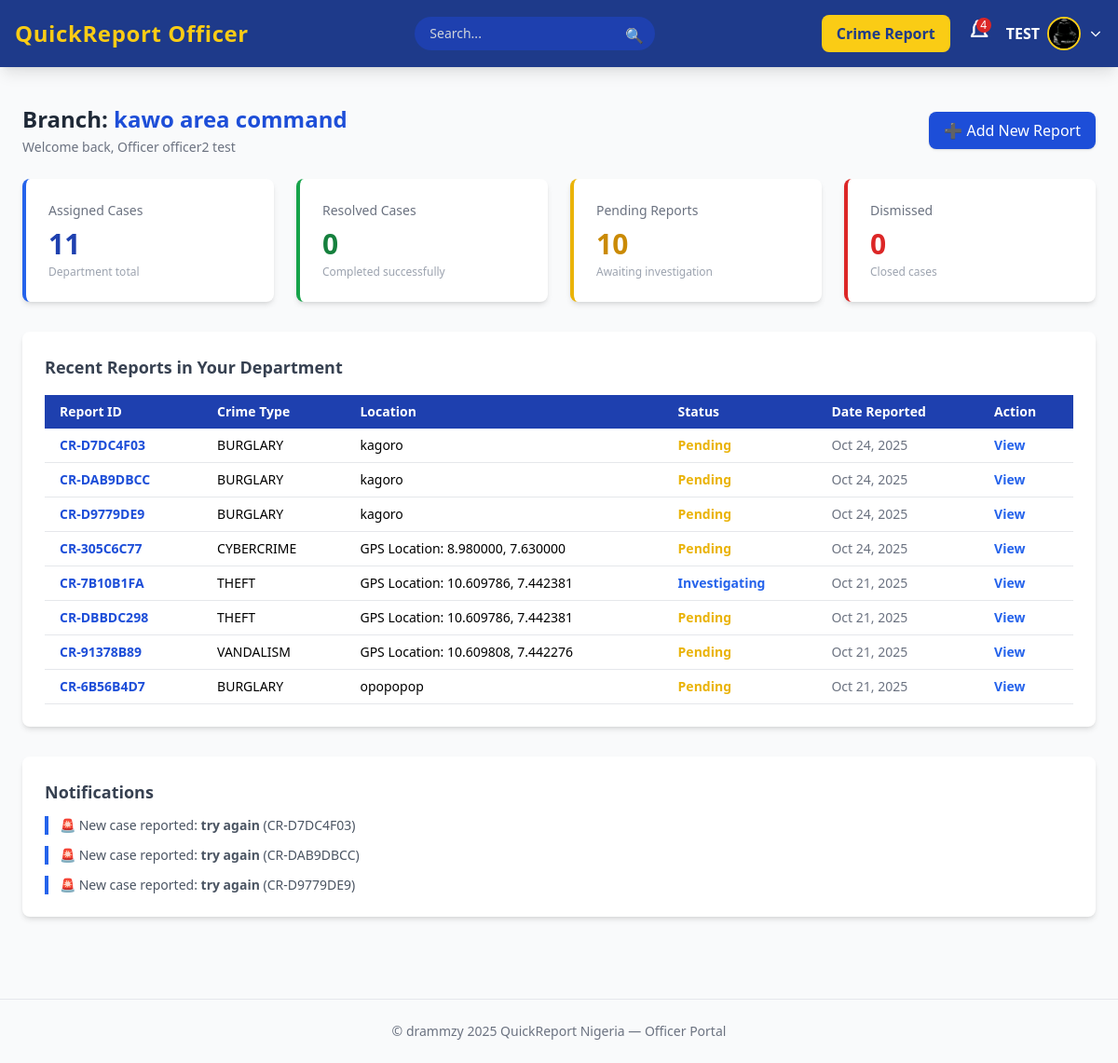
Screenshot of /officer-board/ (signed in) with the database file from the repository.
### crime_app/models.py (models this page shows, shortened)
class User(AbstractUser):
    ROLE_CHOICES = (
        ('admin', 'Super Admin'),
        ('officer', 'Officer'),
        ('citizen', 'Citizen'),
    )
    role = models.CharField(max_length=20, choices=ROLE_CHOICES, default='citizen')
    phone = models.CharField(max_length=20, blank=True, null=True)
    address = models.TextField(blank=True, null=True)
    is_active = models.BooleanField(default=True)

class Officer(models.Model):
    RANK_CHOICES = [
        ('ASP', 'Assistant Superintendent of Police'),
        ('DSP', 'Deputy Superintendent of Police'),
        ('SP', 'Superintendent of Police'),
        ('CSP', 'Chief Superintendent of Police'),
        ('ACP', 'Assistant Commissioner of Police'),
        ('DCP', 'Deputy Commissioner of Police'),
        ('CP', 'Commissioner of Police'),
    ]
    user = models.OneToOneField(User, on_delete=models.CASCADE)
    rank = models.CharField(max_length=50, choices=RANK_CHOICES)
    badge_number = models.CharField(max_length=30, unique=True)
    department = models.ForeignKey('Department', on_delete=models.SET_NULL, null=True, blank=True, related_name='officers')
    profile_picture = models.ImageField(upload_to='officers/', blank=True, null=True)
    on_duty = models.BooleanField(default=True)

class Department(models.Model):
    name = models.CharField(max_length=100, unique=True)
    location = models.CharField(max_length=150)
    contact_number = models.CharField(max_length=20, blank=True, null=True)
    established_date = models.DateField(blank=True, null=True)
    is_active = models.BooleanField(default=True)

class CrimeReport(models.Model):
    STATUS_CHOICES = (
        ('Pending', 'Pending'),
        ('Investigating', 'Investigating'),
        ('Resolved', 'Resolved'),
        ('Dismissed', 'Dismissed')
    )
    PRIORITY_CHOICES = (
        ('Low', 'Low'),
        ('Medium', 'Medium'),
        ('High', 'High'),
        ('Emergency', 'Emergency')
    )
    INCIDENT_TYPES = [
        ('CR-TEMP', 'CR-TEMP'),
        ('ASSAULT', 'Assault'),
        ('BURGLARY', 'Burglary'),
        ('THEFT', 'Theft'),
        ('ROBBERY', 'Robbery'),
        ('VANDALISM', 'Vandalism'),
        ('FRAUD', 'Fraud'),
        ('CYBERCRIME', 'Cyber Crime'),
        ('DRUG_OFFENSE', 'Drug Offense'),
        ('TRAFFIC_ACCIDENT', 'Traffic Accident'),
        ('DOMESTIC_VIOLENCE', 'Domestic Violence'),
        ('HARASSMENT', 'Harassment'),
        ('OTHER', 'Other'),
    ]
    report_id = models.CharField(max_length=12, unique=True, editable=False)
    reporter = models.ForeignKey(User, on_delete=models.SET_NULL, null=True, blank=True, related_name='reports')
    department = models.ForeignKey(Department, on_delete=models.SET_NULL, null=True, blank=True)
    title = models.CharField(max_length=200)
    description = models.TextField()
    location = models.CharField(max_length=255)
    latitude = models.FloatField(null=True, blank=True)
    longitude = models.FloatField(null=True, blank=True)
    incident_type = models.CharField(max_length=50, choices=INCIDENT_TYPES)
    priority = models.CharField(max_length=20, choices=PRIORITY_CHOICES, default='Medium')
    evidence_image = models.ImageField(upload_to='evidence/images/%Y/%m/%d/', null=True, blank=True)
    evidence_video = models.FileField(upload_to='evidence/videos/%Y/%m/%d/', null=True, blank=True)
    evidence_audio = models.FileField(upload_to='evidence/audio/%Y/%m/%d/', null=True, blank=True)
    date_reported = models.DateTimeField(auto_now_add=True)
    date_updated = models.DateTimeField(auto_now=True)
    status = models.CharField(max_length=20, choices=STATUS_CHOICES, default='Pending')
    class Meta:
        ordering = ['-date_reported']
        indexes = [
            models.Index(fields=['status', 'date_reported']),
            models.Index(fields=['reporter', 'date_reported']),
            models.Index(fields=['department', 'date_reported']),
        ]
        verbose_name = "Crime Report"
        verbose_name_plural = "Crime Reports"

### crime_app/views.py (the view)
# urls.py: path('officer-board/', views.officer_board, name='officer-board'),
def officer_board(request):
    if not hasattr(request.user, 'officer'):
        messages.error(request, "Only officers can access this page.")
        return redirect('my-login')
    officer = request.user.officer
    officer_dept = officer.department
    reports = CrimeReport.objects.filter(department=officer_dept)
    context = {
        'total_reports': reports.count(),
        'resolved_cases': reports.filter(status='Resolved').count(),
        'pending_cases': reports.filter(status='Pending').count(),
        'dismissed_cases': reports.filter(status='Dismissed').count(),
        'recent_reports': reports.order_by('-date_reported')[:8],
        'new_reports': reports.order_by('-date_reported')[:3],
    }
    return render(request, 'crime_app/officerPage/officer-board.html', context)

### crime_app/context_processors.py (called while the page is built)
def officer_notifications(request):
    if request.user.is_authenticated and hasattr(request.user, 'officer'):
        officer = request.user.officer
        unread_count = officer.notifications.filter(is_read=False).count()
        recent_notifications = officer.notifications.order_by('-created_at')[:5]
    else:
        unread_count = 0
        recent_notifications = []
    return {
        'unread_count': unread_count,
        'recent_notifications': recent_notifications,
    }

### crime_app/templates/crime_app/officerPage/officer-board.html
{% extends "crime_app/officerPage/main.html" %}
{% block content %}
<div class="flex justify-between items-center mb-6">
  <div>
    <h1 class="text-2xl font-bold text-gray-800">
      Branch: <span class="text-blue-700">{{ user.officer.department.name }}</span>
    </h1>
    <p class="text-sm text-gray-500 mt-1">Welcome back, Officer {{ user.get_full_name }}</p>
  </div>
  <a href="{% url 'add-report' %}" class="bg-blue-700 text-white px-4 py-2 rounded-lg shadow hover:bg-blue-800 transition">
    ➕ Add New Report
  </a>
</div>
<section class="grid grid-cols-1 sm:grid-cols-2 lg:grid-cols-4 gap-6">
  <div class="bg-white p-6 rounded-lg shadow-md border-l-4 border-blue-600">
    <a href="{% url 'add-report' %}">
    <h3 class="text-gray-500 text-sm">Assigned Cases</h3>
    <p class="text-3xl font-bold text-blue-800 mt-2">{{ total_reports }}</p>
    <p class="text-xs text-gray-400 mt-1">Department total</p>
    </a>
  </div>
  <div class="bg-white p-6 rounded-lg shadow-md border-l-4 border-green-600">
    <h3 class="text-gray-500 text-sm">Resolved Cases</h3>
    <p class="text-3xl font-bold text-green-700 mt-2">{{ resolved_cases }}</p>
    <p class="text-xs text-gray-400 mt-1">Completed successfully</p>
  </div>
  <div class="bg-white p-6 rounded-lg shadow-md border-l-4 border-yellow-500">
    <h3 class="text-gray-500 text-sm">Pending Reports</h3>
    <p class="text-3xl font-bold text-yellow-600 mt-2">{{ pending_cases }}</p>
    <p class="text-xs text-gray-400 mt-1">Awaiting investigation</p>
  </div>
  <div class="bg-white p-6 rounded-lg shadow-md border-l-4 border-red-600">
    <h3 class="text-gray-500 text-sm">Dismissed</h3>
    <p class="text-3xl font-bold text-red-600 mt-2">{{ dismissed_cases }}</p>
    <p class="text-xs text-gray-400 mt-1">Closed cases</p>
  </div>
</section>
<section class="bg-white p-6 rounded-lg shadow-md mt-8">
  <h2 class="text-lg font-semibold text-gray-700 mb-4">Recent Reports in Your Department</h2>
  <div class="overflow-x-auto">
    <table class="w-full text-left border-collapse text-sm">
      <thead class="bg-blue-800 text-white">
        <tr>
          <th class="px-4 py-2">Report ID</th>
          <th class="px-4 py-2">Crime Type</th>
          <th class="px-4 py-2">Location</th>
          <th class="px-4 py-2">Status</th>
          <th class="px-4 py-2">Date Reported</th>
          <th class="px-4 py-2">Action</th>
        </tr>
      </thead>
      <tbody>
        {% for report in recent_reports %}
        <tr class="border-b hover:bg-gray-50">
          <td class="px-4 py-2 font-semibold text-blue-700">{{ report.report_id }}</td>
          <td class="px-4 py-2">{{ report.incident_type }}</td>
          <td class="px-4 py-2">{{ report.location }}</td>
          <td class="px-4 py-2 font-semibold
              {% if report.status == 'Resolved' %}text-green-600
              {% elif report.status == 'Pending' %}text-yellow-500
              {% elif report.status == 'Dismissed' %}text-red-500
              {% else %}text-blue-600{% endif %}">
              {{ report.status }}
          </td>
          <td class="px-4 py-2 text-gray-500">{{ report.date_reported|date:"M d, Y" }}</td>
          <td class="px-4 py-2">
            <a href="{% url 'report-detail' report.id %}"
               class="text-blue-600 hover:text-blue-800 font-semibold">View</a>
          </td>
        </tr>
        {% empty %}
        <tr>
          <td colspan="6" class="text-center py-4 text-gray-500">No reports found for your department.</td>
        </tr>
        {% endfor %}
      </tbody>
    </table>
  </div>
</section>
<section class="mt-8 bg-white p-6 rounded-lg shadow-md">
  <h2 class="text-lg font-semibold text-gray-700 mb-3">Notifications</h2>
  <ul class="space-y-3 text-sm text-gray-600">
    {% for report in new_reports %}
    <li class="border-l-4 border-blue-600 pl-3">
      🚨 New case reported: <strong>{{ report.title }}</strong> ({{ report.report_id }})
    </li>
    {% empty %}
    <li class="text-gray-500">No new reports recently.</li>
    {% endfor %}
  </ul>
</section>
{% endblock %}

### crime_app/templates/crime_app/officerPage/main.html (shortened to what this page needs)
{% load static %}
<!DOCTYPE html>
<html lang="en">
<head>
  <script src="https://cdn.tailwindcss.com"></script>
</head>
<body class="bg-gray-50 font-sans antialiased">
  <header class="bg-blue-900 text-white shadow-lg fixed top-0 w-full z-50">
    <div class="max-w-7xl mx-auto px-4 py-4 flex justify-between items-center">
      <div class="flex items-center space-x-2">
        <h1 class="text-2xl text-yellow-400 font-bold tracking-wide">
          <a href="{% url 'officer-board' %}">QuickReport Officer</a>
        </h1>
      </div>
      <div class="relative">
        <form method="GET" action="{% url 'search-report' %}" class="relative w-full max-w-md mx-auto">
        <input
            type="text"
            name="q"
            placeholder="Search..."
            value="{{ request.GET.q }}"
            class="bg-blue-800 text-sm px-4 py-2 rounded-full focus:outline-none focus:ring-2 focus:ring-yellow-400 placeholder-gray-300 text-gray-100 w-full pr-10"
        >
        <button type="submit" class="absolute right-0 top-0 mt-2 mr-3 text-gray-400">
            🔍
        </button>
    </form>
      </div>
      <div class="flex items-center space-x-4">
        <a href="{% url 'add-report' %}" class="hidden md:inline-block bg-yellow-400 hover:bg-yellow-500 text-blue-900 px-4 py-2 rounded-lg font-semibold transition">
          Crime Report
        </a>
        <div class="relative">
          <button id="notifyBtn" class="relative focus:outline-none">
            {% if unread_count > 0 %}
              <span id="notificationCount" class="absolute top-0 right-0 bg-red-600 text-xs text-white rounded-full w-4 h-4 flex items-center justify-center">
                {{ unread_count }}
              </span>
            {% endif %}
          </button>
        </div>
        <div class="relative">
          <button id="profileBtn" class="flex items-center space-x-2 focus:outline-none">
            <span class="hidden md:inline font-semibold">{{ user.last_name|upper }}</span>
            {% if user.officer.profile_picture %}
              <img src="{{ user.officer.profile_picture.url }}" alt="Officer Photo"
                class="w-9 h-9 rounded-full border-2 border-yellow-400 object-cover">
            {% else %}
              <img src="{% static 'images/avatar.png' %}" alt="Officer" class="w-9 h-9 rounded-full border-2 border-yellow-400">
            {% endif %}
            <svg class="w-4 h-4" fill="none" stroke="currentColor" stroke-width="2" viewBox="0 0 24 24">
              <path d="M19 9l-7 7-7-7"></path>
            </svg>
          </button>
        </div>
      </div>
    </div>
  </header>
  <main class="max-w-7xl mx-auto px-6 pt-28 pb-10">
    {% block content %}
    {% endblock %}
  </main>
  <footer class="text-center text-sm text-gray-500 py-6 border-t mt-12">
    &copy;  drammzy 2025 QuickReport Nigeria — Officer Portal
  </footer>
</body>
</html>

### rows the page displays
User: last_name "TEST", officer.profile_picture (picture), officer.department.name "kawo area command", get_full_name "officer2 test"
CrimeReport: report_id "CR-D7DC4F03", incident_type "BURGLARY", location "kagoro", status "Pending", date_reported "Oct 24, 2025", title "try again"
CrimeReport: report_id "CR-DAB9DBCC", incident_type "BURGLARY", location "kagoro", status "Pending", date_reported "Oct 24, 2025", title "try again"
CrimeReport: report_id "CR-D9779DE9", incident_type "BURGLARY", location "kagoro", status "Pending", date_reported "Oct 24, 2025", title "try again"
CrimeReport: report_id "CR-305C6C77", incident_type "CYBERCRIME", location "GPS Location: 8.980000, 7.630000", status "Pending", date_reported "Oct 24, 2025"
CrimeReport: report_id "CR-7B10B1FA", incident_type "THEFT", location "GPS Location: 10.609786, 7.442381", status "Investigating", date_reported "Oct 21, 2025"
CrimeReport: report_id "CR-DBBDC298", incident_type "THEFT", location "GPS Location: 10.609786, 7.442381", status "Pending", date_reported "Oct 21, 2025"
CrimeReport: report_id "CR-91378B89", incident_type "VANDALISM", location "GPS Location: 10.609808, 7.442276", status "Pending", date_reported "Oct 21, 2025"
CrimeReport: report_id "CR-6B56B4D7", incident_type "BURGLARY", location "opopopop", status "Pending", date_reported "Oct 21, 2025"

### other values shown
{{ unread_count }} "4"
{{ total_reports }} "11"
{{ resolved_cases }} "0"
{{ pending_cases }} "10"
{{ dismissed_cases }} "0"
